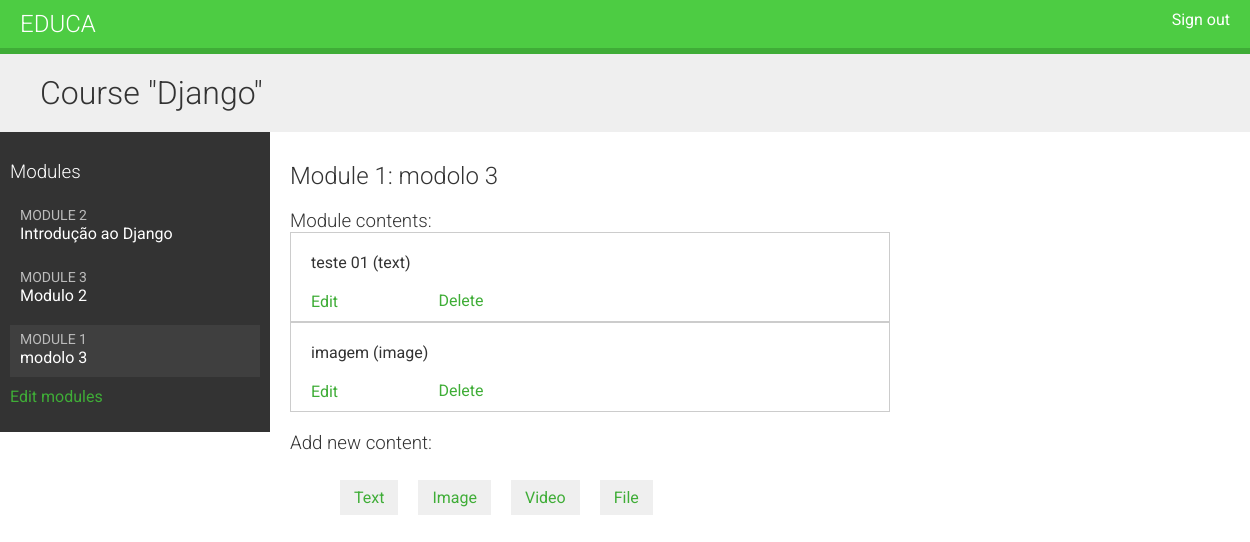
/course/module/5/ (signed in), run on an earlier commit of the app's database.
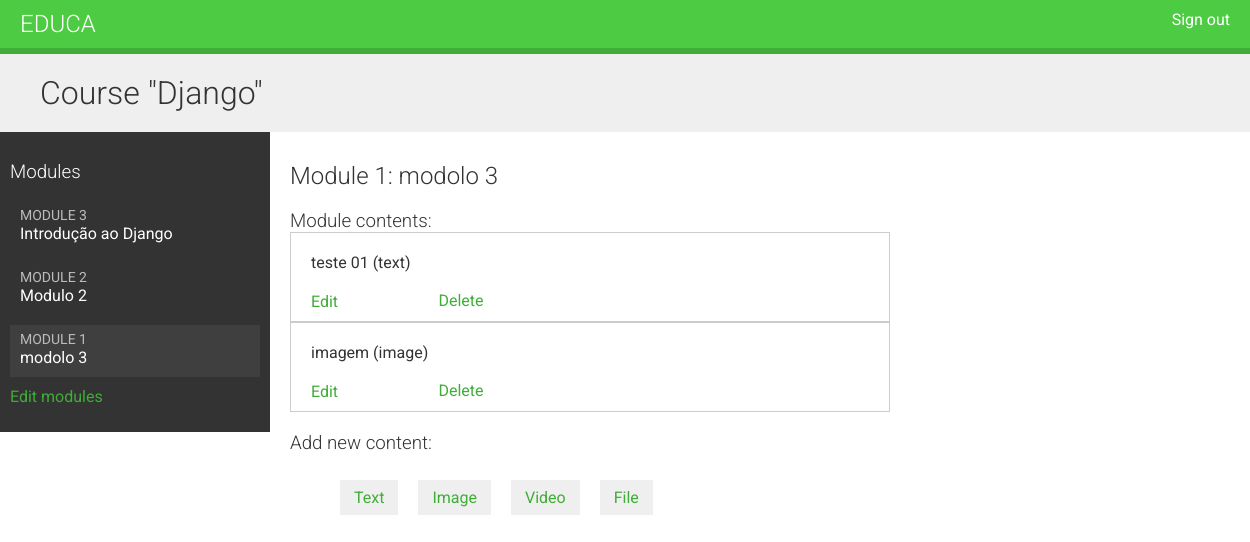
And on a later commit of the database.
### courses/models.py (models this page shows, shortened)
class Module(models.Model):
    course = models.ForeignKey(Course, related_name='modules', on_delete=models.CASCADE)
    title = models.CharField(max_length=255)
    description = models.TextField(blank=True)
    order = OrderField(blank=True, for_fields=['course'])
    class meta:
        ordering = ['order']

### courses/views.py (the view)
# urls.py: path('module/<int:module_id>/', views.ModuleContentListView.as_view(), name='module_content_list'),
class ModuleContentListView(TemplateResponseMixin, View):
    template_name = 'courses/manage/module/content_list.html'
    def get(self, request, module_id):
        module = get_object_or_404(Module, id=module_id, course__owner=request.user)
        return self.render_to_response({'module': module})

### courses/models.py (called while the page is built)
    def __str__(self):
        return self.title

### courses/templatetags/course.py (called while the page is built)
@register.filter
def model_name(obj):
    try:
        return obj._meta.model_name
    except AttributeError:
        return None

### courses/templates/courses/manage/module/content_list.html (shortened to what this page needs)
{% extends "base.html" %}
{% load course %}
{% block content %}
  {% with course=module.course %}
    <h1>Course "{{ course.title }}"</h1>
    <div class="contents">
      <h3>Modules</h3>
      <ul id="modules">
        {% for m in course.modules.all %}
          <li data-id="{{ m.id }}" {% if m == module %} class="selected"{% endif %}>
            <a href="{% url 'module_content_list' m.id %}">
              <span>
                Module <span class="order">{{ m.order|add:1 }}</span>
              </span>
              <br>
              {{ m.title }}
            </a>
          </li>
        {% empty %}
          <li>No modules yet.</li>
        {% endfor %}
      </ul>
      <p>
        <a href="{% url 'course_module_update' course.id %}">
          Edit modules
        </a>
      </p>
    </div>
    <div class="module">
      <h2>Module {{ module.order|add:1 }}: {{ module.title }}</h2>
      <h3>Module contents:</h3>
      <div id="module-contents">
        {% for content in module.contents.all %}
          <div data-id="{{ content.id }}">
            {% with item=content.item %}
              <p>{{ item }} ({{ item|model_name }})</p>
              <a href="{% url 'module_content_update' module.id item|model_name item.id %}">
                Edit
              </a>
              <form action="{% url 'module_content_delete' content.id %}" method="post">
                <input type="submit" value="Delete">
              </form>
            {% endwith %}
          </div>
        {% empty %}
          <p>This module has no contents yet.</p>
        {% endfor %}
      </div>
      <h3>Add new content:</h3>
      <ul class="content-types">
        <li>
          <a href="{% url 'module_content_create' module.id 'text' %}">
            Text
          </a>
        </li>
        <li>
          <a href="{% url 'module_content_create' module.id 'image' %}">
            Image
          </a>
        </li>
        <li>
          <a href="{% url 'module_content_create' module.id 'video' %}">
            Video
          </a>
        </li>
        <li>
          <a href="{% url 'module_content_create' module.id 'file' %}">
            File
          </a>
        </li>
      </ul>
    </div>
  {% endwith %}
{% endblock %}

What changed in the data, as far as the page shows it:
changed Module "Introdução ao Django": order|add "2" → "3"
changed Module "Modulo 2": order|add "3" → "2"
